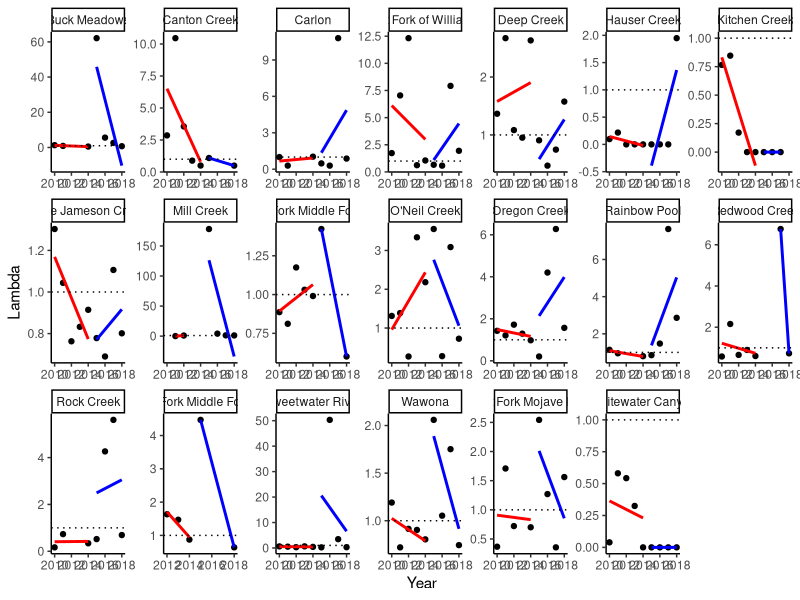

Here is the R script that generated this plot:
#### PROJECT: Evolutionary rescue of Mimulus cardinalis populations during extreme drought
#### PURPOSE OF THIS SCRIPT: Calculate slopes of lambda versus year as a metric of the rate of demographic decline during drought
#### AUTHOR: Amy Angert
#### DATE LAST MODIFIED: 20240627


#*******************************************************************************
#### 0. Clean workspace and load required packages
#*******************************************************************************

# Remove objects and clear workspace
rm(list = ls(all=TRUE))

# Make vector of packages needed
packages_needed <- c("tidyverse", "RColorBrewer")

# Install packages needed (if not already installed)
for (i in 1:length(packages_needed)){
  if(!(packages_needed[i] %in% installed.packages())){install.packages(packages_needed[i])}
}

# Load packages needed
for (i in 1:length(packages_needed)){
  library(packages_needed[i], character.only = TRUE)
}


#*******************************************************************************
### 1. Read in lambda estimates for each site and year
#*******************************************************************************
dat <- read.csv("data/demography data/siteYear.lambda_2010-2019.csv")


#*******************************************************************************
### 2. Visualize estimates over time for each site
#*******************************************************************************

# N-S color gradient
lat_cols=colorRampPalette(brewer.pal(11,"Spectral"))
n.sites <- length(unique(dat$Site))
color.list <- lat_cols(n.sites)

ggplot(dat, aes(x=Year, y=lambda)) + #, color=as.factor(round(Latitude, 1))
  geom_point() +
  geom_smooth(data=filter(dat, Year<2015), method="lm", se=FALSE, col="red") +
  geom_smooth(data=filter(dat, Year>2014), method="lm", se=FALSE, col="blue") +
  #scale_color_manual(values=color.list) +
  ylab("Lambda") +
  #ylim(0,2) +
  geom_hline(yintercept=1, linetype="dotted") +
  facet_wrap(~Site, scale="free", nrow=3) +
  theme_classic() #+
  #theme(strip.background = element_blank(), strip.text.x = element_blank(),
   #     legend.title = element_blank())

# Note: some sites' slopes (e.g., Buck Meadows, Mill) are affected by 2015-16, which had very high recruitment and we assume indicated relatively early recovery. This is part of the rationale for calculating rates of decline as slope until 2014-15.

# Note: more generally, slopes are often pulled up or down by single years with extremely high lambdas. High lambda values are dramatically higher with addition of 2016-2019 data and its effects on vital rate model selection and model fits

# Note: Mill Creek only has two annual transition estimates during drought (because of 100% plot wash-out in 2010 and flooding that prevented site access in 2013), so Mill Creek should be removed from calculations of demographic declines  

# Note: Canton, NFMF Tule, SFMF Tule, & Redwood have only one annual transition estimate during drought recovery (because of fire and flood closures in 2016 and 2017), so they should be removed from calculations of demographic recovery


#*******************************************************************************
### 3A. Calculate mean lambda DURING CORE DROUGHT for each site 
# Core drought = 2012-13, 2013-14, 2014-15 transitions
#*******************************************************************************

dat.mean.drought <- dat %>% 
  group_by(Latitude, Site) %>% 
  filter(Year==2012|Year==2013|Year==2014) %>% 
  na.omit() %>% 
  summarize(mean.lambda.drought = exp(mean(log(lambda)))) #GEOMETRIC mean

#*******************************************************************************
### 3B. Calculate mean lambda DURING POST-DROUGHT for each site
# Post drought = 2015-16, 2016-17, 2017-18 transitions
#*******************************************************************************

dat.mean.recovery <- dat %>% 
  group_by(Latitude, Site) %>% 
  filter(Year==2015|Year==2016|Year==2017) %>% 
  na.omit() %>% 
  summarize(mean.lambda.recovery = exp(mean(log(lambda)))) #GEOMETRIC mean

# Add Latitude and other covariates back in
covar <- dat %>% 
  dplyr::select(Site, Latitude, Longitude, Elevation, Region, RegionRank) %>% 
  unique()

mean.lambda <- left_join(dat.mean.drought, dat.mean.recovery) %>% left_join(covar) # Join to slopes

# Save to .csv file 
write.csv(mean.lambda,"data/demography data/siteYear.lambda_responses_2010-2019.csv",row.names=FALSE)

